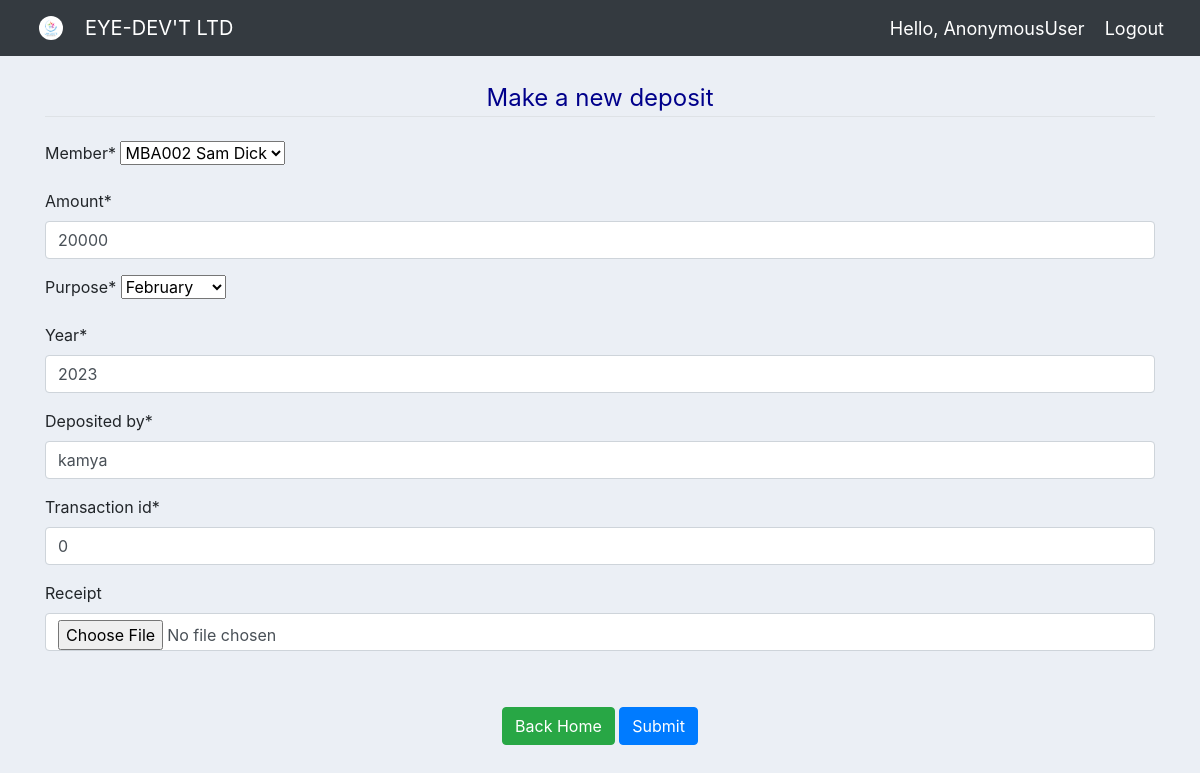
Screenshot of /update_deposit/2/ with the database file from the repository.
### kyaclub_app/models.py (models this page shows, shortened)
class Member(models.Model):
    sex_choices = (("Male","male"), ("Female","Female"))
    status_choices = (("Married","Married"),("Single","Single"),
                        ("Windowed","Windowed"),("Divorsed","Divorsed"))
    member_id =models.CharField(max_length=10, primary_key=True )
    full_name = models.CharField(max_length=200, null=False)
    nin = models.CharField(max_length=100)
    occupation=models.CharField(max_length=500)
    sex = models.CharField(max_length=10,choices = sex_choices)
    marital_status = models.CharField(max_length=30, choices=status_choices)
    email = models.EmailField(max_length=100)
    telephone = models.PositiveIntegerField()
    date_of_birth = models.DateField(validators=[MaxValueValidator(datetime.date.today)])
    current_address = models.CharField(max_length=300)
    home_address = models.CharField(max_length=300)
    Registered_date = models.DateTimeField(auto_now_add=True)
    def __str__(self):
        return self.member_id + " " +self.full_name

class Deposit(models.Model):
    status_choices =(("pending","pending"),("Approved","Approved"),
                        ("Rejected","Rejected"))
    purpose_choices = (("January","January"),("February","February"),("March","March"),
    				("April","April"),("May","May"),("June","June"),("July","July"),
    				("August","August"),("September","September"),("October","October"),
    				("November","November"),("December","December"))
    member = models.ForeignKey(Member, on_delete=models.CASCADE)
    amount = models.PositiveIntegerField()
    purpose = models.CharField(max_length=50, null=False, choices = purpose_choices)
    year = models.PositiveIntegerField()
    deposited_by = models.CharField(max_length=50,null=False)
    status = models.CharField(max_length=30, null=False, choices = status_choices, default="pending")
    date_created = models.DateTimeField(auto_now_add=True)
    Transaction_id = models.CharField(max_length=100, null=False)
    receipt = models.ImageField(upload_to='deposits/%Y/%m/%d',blank=True)

### kyaclub_app/views.py (the view)
# urls.py: path('update_deposit/<int:id>/', views.updateDeposit, name='update_deposit'),
def updateDeposit(request, id):
    deposit = Deposit.objects.get(id=id)
    form = DepositForm(instance=deposit)
    if request.method == "POST":
        form = DepositForm(request.POST, instance=deposit)
        if form.is_valid():
            form.save()
            return redirect('all_deposit')
    context = {'form': form }
    return render(request, 'members/deposit_create.html', context)

### kyaclub_app/forms.py
class DepositForm(ModelForm):
    class Meta:
        model = Deposit
        fields = '__all__'
        exclude = ["status"]

### kyaclub_app/templates/members/deposit_create.html (shortened to what this page needs)
{% extends 'members/main.html' %}
{% load crispy_forms_tags %}
{% load static %}
{% block content  %}
    <link rel="stylesheet" href="{% static 'css/main.css' %}">
    <div class="container" >
    <br>
    <form method="POST"  action="" >
      <fieldset class="form-group">
            <legend class="border-bottom mb-4" style="color: darkblue; text-align: center;">Make a new deposit</legend>
            {{ form|crispy }}
        </fieldset><br>
      <div class="form-group" id="signup-button" align="center">
            <a class="btn btn-success" href="{% url 'home' %}">Back Home</a>
            <button class="btn btn-primary">Submit</button>
        </div>
    </form>
{% endblock content %}

### kyaclub_app/static/css/main.css (style rules this page uses)
body { background-color: #ebeff5; }

### rows the page displays
Member: member "MBA002 Sam Dick"
Deposit: amount "20000", purpose "February", year "2023", deposited_by "kamya", Transaction_id "0"

### other values shown
{{ request.user }} "AnonymousUser"
